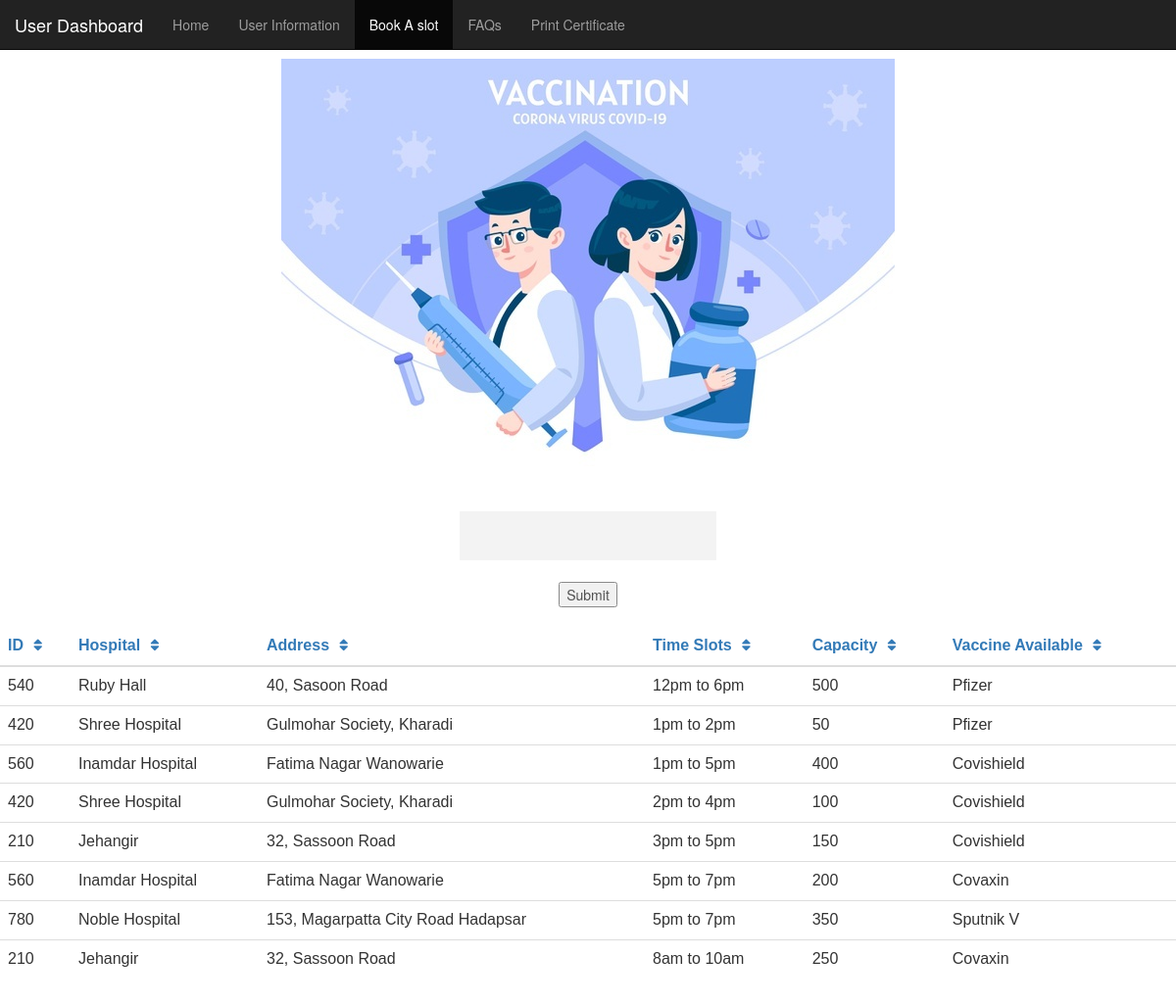
The app's page /User/bookSlot.php?sort=time with its own data.
### tables this page shows
create table Hospital_vacc (
    h_id int(10),
    age_criteria varchar(20) not null,
    time_slots varchar(20) not null,
    capacity int(5) not null,
    vac_id int(10),
    primary key(h_id, age_criteria)
);

create table Hospital(
    h_id int(10) primary key,
    h_name varchar(20) not null,
    address varchar(40) not null
);

create table Vaccines(
    vac_id int(10) primary key,
    type varchar(20) not null
);

### User/bookSlot.php (the view, shortened to what this page needs)
<!DOCTYPE html>
<html>
    <head>
        <link rel="stylesheet" href="https://maxcdn.bootstrapcdn.com/bootstrap/3.3.7/css/bootstrap.min.css" >
        <link rel="stylesheet" href="https://use.fontawesome.com/releases/v5.7.0/css/all.css">
        <link rel="stylesheet" href="style.css">
    </head>
    <body>
      <nav class="navbar navbar-inverse navbar-fixed-top">
        <div class="container-fluid">
          <div class="navbar-header">
            <a class="navbar-brand" href="./user_dashboard.php">User Dashboard</a>
          </div>
          <ul class="nav navbar-nav">
              <li ><a href="./user_dashboard.php">Home</a></li>
              <li><a href="./userRecords.php">User Information</a></li>
              <li class="active"><a href="./bookSlot.php">Book A slot</a></li>
              <li><a href="./userFaqs.php">FAQs</a></li>
              <li><a href="./certificate.php">Print Certificate</a></li>
          </ul>
        </div>
      </nav>
      <center>
          <br>
          <br>
          <br>
          <img src="./vacc.jpg" alt="alt text">
          <br>
          <br>
          <br>
          <div class="contain">
            <form class="navbar-search">
                <center>
                    <ul class="nav navbar-nav">
                       <form action=""  method="POST">
                        <input type="text" name="search">
                        <input type="submit" name="submit">
                        </form>
                      </ul>
                  </center>
            </form>
          </div>
          <br>
          <table class="table table-hover">
            <thead>
              <tr>
                  <th scope="col"><a href="?sort=id">ID<i class="fa fa-sort" style="font-size:15px"></i></a></th>
                  <th scope="col"><a href="?sort=hospital">Hospital<i class="fa fa-sort" style="font-size:15px"></i></a></th>
                  <th scope="col"><a href="?sort=address">Address<i class="fa fa-sort" style="font-size:15px"></i></a></th>
                  <th scope="col"><a href="?sort=time">Time Slots<i class="fa fa-sort" style="font-size:15px"></i></a></th>
                  <th scope="col"><a href="?sort=capacity">Capacity<i class="fa fa-sort" style="font-size:15px"></i></a></th>
                  <th scope="col"><a href="?sort=av">Vaccine Available<i class="fa fa-sort" style="font-size:15px"></i></a></th>
              </tr>
            </thead>
            <tbody>
            <?php
               $servern = "localhost";
               $usern = "root";
               $passw = "";
               $dbn = "vaccinations";
               $con=new mysqli($servern,$usern,$passw,$dbn);
            if (filter_input(INPUT_GET, 'sort') == 'id')
            {
                $sql1 = "SELECT hospital.h_id,hospital.h_name,hospital.address,hospital_vacc.time_slots,hospital_vacc.capacity,vaccines.type FROM hospital JOIN hospital_vacc ON hospital.h_id=hospital_vacc.h_id JOIN vaccines ON vaccines.vac_id=hospital_vacc.vac_id ORDER BY hospital.h_id";
                $res = $con->query($sql1);
                while($row = $res->fetch_assoc()) {
                echo "<tr>";
                echo "<td>" . $row['h_id'] . "</td>";
                echo "<td>" . $row['h_name'] . "</td>";
                echo "<td>" . $row['address'] . "</td>";
                echo "<td>" . $row['time_slots'] . "</td>";
                echo "<td>" . $row['capacity'] . "</td>";
                echo "<td>" . $row['type'] . "</td>";
                echo "</tr>";
            }
            }
            elseif (filter_input(INPUT_GET, 'sort') == 'time')
            {
                $sql1 = "SELECT hospital.h_id,hospital.h_name,hospital.address,hospital_vacc.time_slots,hospital_vacc.capacity,vaccines.type FROM hospital JOIN hospital_vacc ON hospital.h_id=hospital_vacc.h_id JOIN vaccines ON vaccines.vac_id=hospital_vacc.vac_id ORDER BY hospital_vacc.time_slots";
                $res = $con->query($sql1);
                while($row = $res->fetch_assoc()) {
                echo "<tr>";
                echo "<td>" . $row['h_id'] . "</td>";
                echo "<td>" . $row['h_name'] . "</td>";
                echo "<td>" . $row['address'] . "</td>";
                echo "<td>" . $row['time_slots'] . "</td>";
                echo "<td>" . $row['capacity'] . "</td>";
                echo "<td>" . $row['type'] . "</td>";
                echo "</tr>";
            }
                }
                    ?>
            </tbody>
          </table>
          <br>
          <br>
      </center>
      </body>
</html>

### User/style.css (style rules this page uses)
body, html { height: 100%; }
* { box-sizing: border-box; }
form { opacity: 0.85; }
input[type=text], input[type=password], input[type=number] { width: 100%; padding: 15px; margin: 5px 0 22px 0; border: none; background: #f1f1f1; }
table { font-size: medium; font-family: Arial, Helvetica, sans-serif; align-items: center; }
.contain { display: flex; justify-content: center; }
i { padding-left: 10px; }

### records on screen
hospital_vacc: h.h_id "540", h.h_name "Ruby Hall", h.address "40, Sasoon Road", time_slots "12pm to 6pm", capacity "500", vac.type "Pfizer"
hospital_vacc: h.h_id "420", h.h_name "Shree Hospital", h.address "Gulmohar Society, Kharadi", time_slots "1pm to 2pm", capacity "50", vac.type "Pfizer"
hospital_vacc: h.h_id "560", h.h_name "Inamdar Hospital", h.address "Fatima Nagar Wanowarie", time_slots "1pm to 5pm", capacity "400", vac.type "Covishield"
hospital_vacc: h.h_id "420", h.h_name "Shree Hospital", h.address "Gulmohar Society, Kharadi", time_slots "2pm to 4pm", capacity "100", vac.type "Covishield"
hospital_vacc: h.h_id "210", h.h_name "Jehangir", h.address "32, Sassoon Road", time_slots "3pm to 5pm", capacity "150", vac.type "Covishield"
hospital_vacc: h.h_id "560", h.h_name "Inamdar Hospital", h.address "Fatima Nagar Wanowarie", time_slots "5pm to 7pm", capacity "200", vac.type "Covaxin"
hospital_vacc: h.h_id "780", h.h_name "Noble Hospital", h.address "153, Magarpatta City Road Hadapsar", time_slots "5pm to 7pm", capacity "350", vac.type "Sputnik V"
hospital_vacc: h.h_id "210", h.h_name "Jehangir", h.address "32, Sassoon Road", time_slots "8am to 10am", capacity "250", vac.type "Covaxin"
